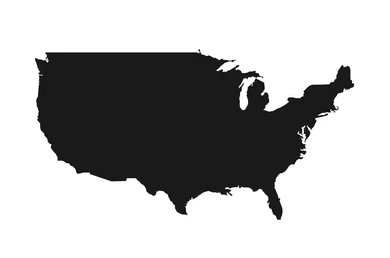
#> input picture python_utils/us_outline.png, 390 x 258 px
$ python extract_points_from_image.py
#> lines starting #> are read from the running program, lines starting #| are printed output that depends on the picture; after the words box and inside, x2 and y2 are one past the last pixel; in counts of white or black regions, pixels touching at a corner belong together
import json
import random
import cv2
import numpy as np
import matplotlib.pyplot as plt
from math import hypot

# -------------------------
# Parameters you can tune:
# -------------------------
IMAGE_PATH = "us_outline.png"
STEP = 5         # subsample every STEP-th contour point (helps reduce noise before RDP)
EPS = 2.5        # RDP epsilon (distance tolerance). Increase => fewer points.
# -------------------------

# Load the image (grayscale)
image = cv2.imread(IMAGE_PATH, cv2.IMREAD_GRAYSCALE)
#> image is the input picture: shape (258, 390); min 0, max 255, mean 180.4
if image is None:
    raise FileNotFoundError(f"Could not open image at '{IMAGE_PATH}'")

# Threshold the image (black-and-white)
_, thresh = cv2.threshold(image, 127, 255, cv2.THRESH_BINARY_INV)
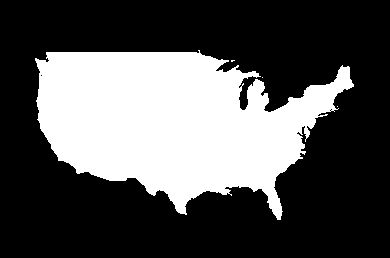
#> thresh: shape (258, 390); 32.5% white; 4 white regions (3 under 20 px), largest, box (x1, y1, x2, y2) and area: (35, 50, 354, 220) 32702

# Optional: Close gaps (helps with broken outlines)
kernel = cv2.getStructuringElement(cv2.MORPH_RECT, (3, 3))
closed = cv2.morphologyEx(thresh, cv2.MORPH_CLOSE, kernel, iterations=2)
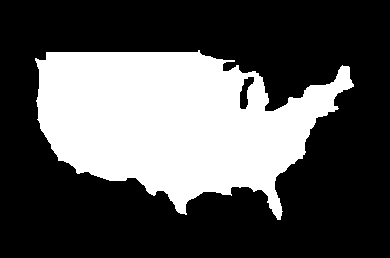
#> closed: shape (258, 390); 32.8% white; 1 white region

# Find contours
contours, _ = cv2.findContours(closed, cv2.RETR_EXTERNAL, cv2.CHAIN_APPROX_NONE)
#> contours = 1 contour; box (x1, y1, x2, y2) and area: (35, 50, 354, 220) 32740

# Select the largest contour (assuming it's the main object)
if not contours:
    raise RuntimeError("No contours found in the image.")
largest_contour = max(contours, key=cv2.contourArea)
#> largest_contour = contour of 987 points, box (x1, y1, x2, y2) (35, 50, 354, 220), area 32740

# Convert to simple (x, y) points
points = largest_contour.squeeze()  # shape: (N, 2)
#> points = 987 pairs, first value 35 to 353, second value 50 to 219
if points.ndim != 2 or points.shape[1] != 2:
    # If contour had only one point or weird shape, ensure it's (N,2)
    points = np.atleast_2d(points)

# Optional: Subsample points for smoother tracing
points_sampled = points[::STEP]
#> points_sampled = 198 pairs, first value 36 to 353, second value 50 to 219

# Create JSON-friendly list (we'll use this as "original sampled" with sizes)
points_json = [
    {"x": int(p[0]), "y": int(p[1]), "size": random.randint(3, 5)}
    for p in points_sampled
]
#> points_json = 198 items

# -------------------------
# Ramer–Douglas–Peucker
# -------------------------
def point_line_distance(pt, start, end):
    """
    Distance from point pt to the line segment start->end.
    pt, start, end are (x, y) tuples or lists.
    """
    x0, y0 = pt
    x1, y1 = start
    x2, y2 = end
    dx = x2 - x1
    dy = y2 - y1
    if dx == 0 and dy == 0:
        return hypot(x0 - x1, y0 - y1)
    t = ((x0 - x1) * dx + (y0 - y1) * dy) / (dx*dx + dy*dy)
    if t < 0.0:
        # nearest to start
        return hypot(x0 - x1, y0 - y1)
    elif t > 1.0:
        # nearest to end
        return hypot(x0 - x2, y0 - y2)
    projx = x1 + t * dx
    projy = y1 + t * dy
    return hypot(x0 - projx, y0 - projy)

def rdp(points_xy, eps):
    """
    Classic recursive Ramer–Douglas–Peucker implementation.
    points_xy: list of (x, y) tuples
    eps: tolerance (float)
    Returns simplified list of (x, y) tuples (endpoints preserved).
    """
    if len(points_xy) < 3:
        return points_xy[:]
    start = points_xy[0]
    end = points_xy[-1]
    max_dist = 0.0
    index = -1
    # find farthest point from segment (start, end)
    for i in range(1, len(points_xy) - 1):
        d = point_line_distance(points_xy[i], start, end)
        if d > max_dist:
            max_dist = d
            index = i
    if max_dist > eps:
        # recursive split
        left = rdp(points_xy[:index+1], eps)
        right = rdp(points_xy[index:], eps)
        # combine (avoid duplicating the middle point)
        return left[:-1] + right
    else:
        # everything approximated by the segment [start, end]
        return [start, end]

# Run RDP on the sampled points
xy_sampled = [(p["x"], p["y"]) for p in points_json]
#> xy_sampled has the same summary as points_sampled
simplified_xy = rdp(xy_sampled, EPS)
#> in rdp, `start = points_xy[0]`: start = (198, 50)
#> in rdp, `end = points_xy[-1]`: end = (199, 51)
#> the loop in rdp, `for i in range(1, len(points_xy) - 1):` made 196 passes
#> (x0 in point_line_distance, y0 in point_line_distance, t in point_line_distance, d, max_dist) on passes 1 to 12: (194, 52, -1, 4.47, 4.47), (189, 52, -3.5, 9.22, 9.22), (184, 52, -6, 14.14, 14.14), (179, 52, -8.5, 19.1, 19.1), (174, 52, -11, 24.08, 24.08), (169, 52, -13.5, 29.07, 29.07), (164, 52, -16, 34.06, 34.06), (159, 52, -18.5, 39.05, 39.05), (154, 52, -21, 44.05, 44.05), (149, 52, -23.5, 49.04, 49.04), (144, 52, -26, 54.04, 54.04), (139, 52, -28.5, 59.03, 59.03)
#> (x0 in point_line_distance, y0 in point_line_distance, t in point_line_distance, d) on passes 36, 37, 38, 39, 49, 50: (38, 67, -71.5, 160.9), (39, 72, -68.5, 160.5), (39, 77, -66, 161.3), (39, 82, -63.5, 162.2), (43, 132, -36.5, 175.4), (46, 137, -32.5, 175.1)
#> the loop in rdp (call 2), `for i in range(1, len(points_xy) - 1):` made 109 passes

# Make sure endpoints preserved (just in case)
if simplified_xy[0] != xy_sampled[0]:
    simplified_xy.insert(0, xy_sampled[0])
if simplified_xy[-1] != xy_sampled[-1]:
    simplified_xy.append(xy_sampled[-1])

# Reattach size: choose size from nearest sampled point for each simplified coordinate
def nearest_size(pt, sampled_points):
#> called with pt = (198, 50)
    min_d = float("inf")
    chosen_size = sampled_points[0]["size"]
    px, py = pt
    for s in sampled_points:
        d = hypot(px - s["x"], py - s["y"])
        if d < min_d:
            min_d = d
            chosen_size = s["size"]
#> this loop made 198 passes
#> s on passes 1 to 3: {'x': 198, 'y': 50, 'size': 4}, {'x': 194, 'y': 52, 'size': 4}, {'x': 189, 'y': 52, 'size': 3}
    return chosen_size

simplified_points = [
    {"x": int(x), "y": int(y), "size": int(nearest_size((x,y), points_json))}
    for x,y in simplified_xy
]
#> the loop in nearest_size (call 2), `for s in sampled_points:` made 198 passes

# Save sampled and simplified JSON to files
with open("outline_points.json", "w") as f:
    json.dump(points_json, f, indent=4)

with open("simplified_outline_points.json", "w") as f:
    json.dump(simplified_points, f, indent=4)

print(f"Saved {len(points_json)} sampled points to outline_points.json")
#| Saved 198 sampled points to outline_points.json
print(f"Saved {len(simplified_points)} simplified points to simplified_outline_points.json (EPS={EPS})")
#| Saved 54 simplified points to simplified_outline_points.json (EPS=2.5)

# -------------------------
# Visualization (4-pane)
# -------------------------
fig, axs = plt.subplots(1, 4, figsize=(22, 6))

# 1. Original Image
axs[0].imshow(image, cmap='gray')
axs[0].set_title("Original Image")
axs[0].axis('off')

# 2. Binary Mask after Threshold + Closing
axs[1].imshow(closed, cmap='gray')
axs[1].set_title("Binary Mask")
axs[1].axis('off')

# 3. Full Contour Overlay
axs[2].imshow(image, cmap='gray')
axs[2].plot(points[:, 0], points[:, 1], 'r-', linewidth=1)
axs[2].set_title("Full Contour")
axs[2].axis('off')

# 4. Sampled and Simplified Points for Tracing
axs[3].imshow(image, cmap='gray')
# draw sampled polyline (thin, semi-transparent)
sx = [p["x"] for p in points_json] + [points_json[0]["x"]]
sy = [p["y"] for p in points_json] + [points_json[0]["y"]]
axs[3].plot(sx, sy, linewidth=0.8, alpha=0.4)

# draw simplified polyline (markers show vertices)
simp_x = [p["x"] for p in simplified_points] + [simplified_points[0]["x"]]
simp_y = [p["y"] for p in simplified_points] + [simplified_points[0]["y"]]
axs[3].plot(simp_x, simp_y, marker='o', linewidth=1.5)
axs[3].set_title("Sampled (thin) + Simplified (markers)")
axs[3].axis('off')

plt.tight_layout()
plt.show()
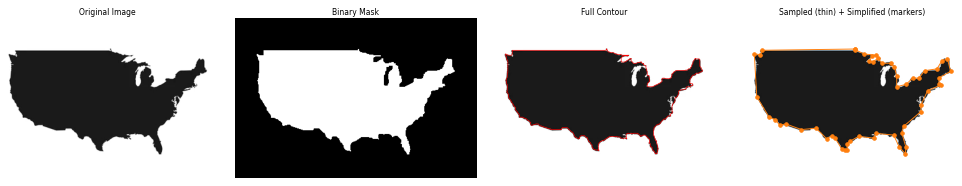
#> figure drawn by matplotlib, 4 panels

# End of script
